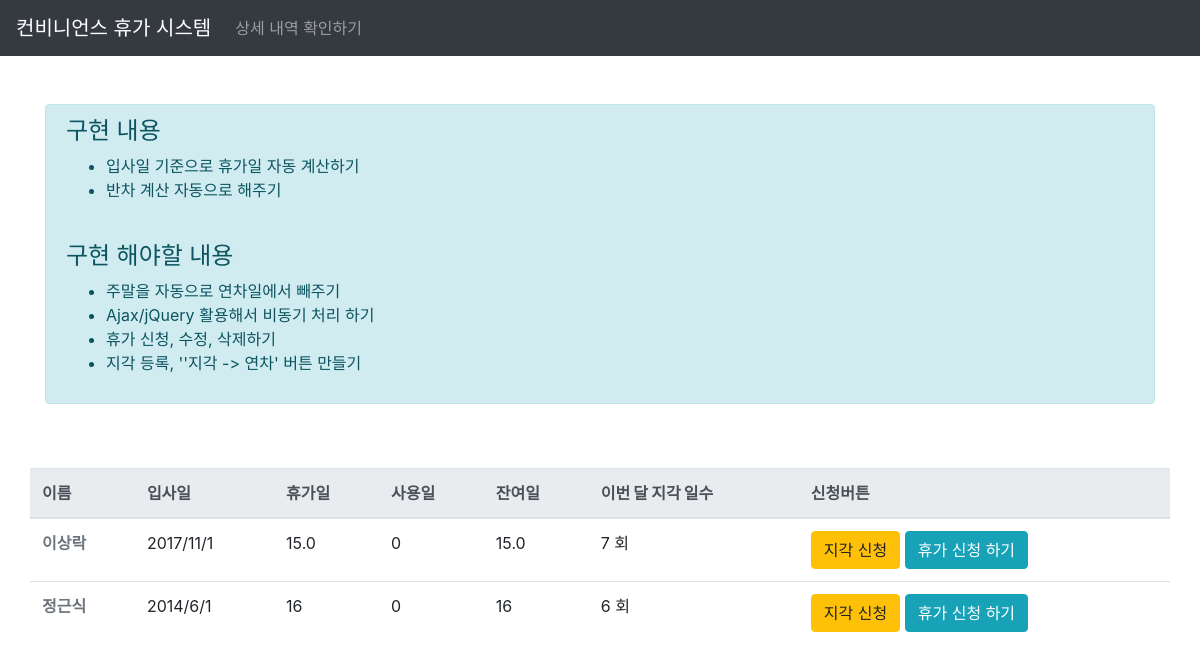
Before: / with the older database file.
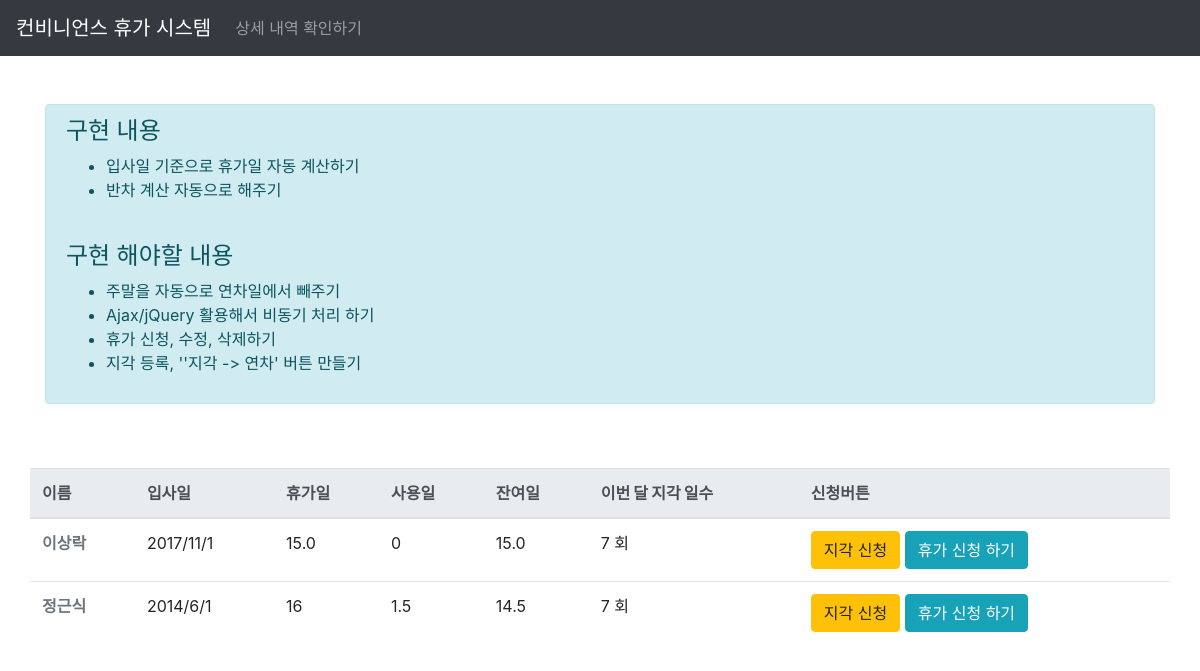
After: the same page with the newer database file.
### leave/models.py (models this page shows, shortened)
class Employee(models.Model):
    name = models.CharField(max_length=10)
    employed_date = models.DateField()
    givenLeave = models.DecimalField(default=15, max_digits=3, decimal_places=1,
    validators = [MinValueValidator(0.0), MaxValueValidator(50)])
    usedLeave = models.DecimalField(default=0, max_digits=3, decimal_places=1,
    validators = [MinValueValidator(0.0), MaxValueValidator(50)])
    leftLeave = models.DecimalField(default=0, max_digits=3, decimal_places=1,
    validators = [MinValueValidator(0.0)])
    late = models.IntegerField(default=0)
    created_at = models.DateTimeField(auto_now_add=True)
    updated_at = models.DateTimeField(auto_now=True)

### leave/views.py (the view)
# urls.py: url(r'^$', views.index, name = 'home'),
def index(request):
    today = datetime.date.today()
    employees = Employee.objects.all()
    for employee in employees:
        gap = today - employee.employed_date
        if gap.days // 365 >= 3:
             employee.givenLeave = 15 + ((gap.days // 365 - 3) // 2 + 1)
        pk = employee.id
        leaves = Leave.objects.filter(employee_id=pk)
        sum = 0
        for leave in leaves:
            sum += leave.leaveLen
        employee.usedLeave = sum
        employee.leftLeave = employee.givenLeave - employee.usedLeave
        employee.save()
    context = {
    'employees':employees,
    }
    return render(request, "leave/index.html", context)

### leave/templates/leave/index.html (shortened to what this page needs)
{% extends "leave/layout.html" %}
{% block content %}
<div class="container">
  <div class="row">
    <div class="col-sm-12 mb-5">
      <div class="alert alert-info">
        <h4>구현 내용</h4>
        <ul>
          <li>입사일 기준으로 휴가일 자동 계산하기</li>
          <li>반차 계산 자동으로 해주기</li>
        </ul>
        <br>
        <h4>구현 해야할 내용</h4>
        <ul>
          <li>주말을 자동으로 연차일에서 빼주기</li>
          <li>Ajax/jQuery 활용해서 비동기 처리 하기</li>
          <li>휴가 신청, 수정, 삭제하기</li>
          <li>지각 등록, ''지각 -> 연차' 버튼 만들기 </li>
        </ul>
      </div>
    </div>
  </div>
  <div class="row">
    <div class="table-responsive">
      <table class="table">
        <thead class="thead-light">
          <tr>
            <th><B>이름</B></th>
            <th><B>입사일</B></th>
            <th><B>휴가일</B></th>
            <th><B>사용일</B></th>
            <th><B>잔여일</B></th>
            <th><B>이번 달 지각 일수</B></th>
            <th><B>신청버튼</B></th>
          </tr>
        </thead>
        <tbody>
          {% for employee in employees %}
          <tr>
            <td> <a class="font-weight-bold text-muted" href= "detail/?q={{ employee.name }}"> {{ employee.name }}</a></td>
            <td> {{ employee.employed_date.year}}/{{employee.employed_date.month}}/{{employee.employed_date.day}}</td>
            <td> {{ employee.givenLeave }} </td>
            <td> {{ employee.usedLeave }}</td>
            <td> {{ employee.leftLeave }}</td>
            <td> {{ employee.late }} 회</td>
            <td>
              <a class="btn btn-warning" href = "{% url "leave:late_cal" employee.id %}" role="button">지각
                신청</a>
                <a class="btn btn-info" href = "{% url "leave:regist" employee.id %}" role="button">휴가
                  신청 하기</a>
                </td>
          </tr>
          {% endfor %}
          </table>
        </div>
      </div>
    </div>
    {% endblock %}

### leave/templates/leave/layout.html (shortened to what this page needs)
{% load staticfiles %}
<!DOCTYPE html>
<html lang="en">
<head>
  <link rel="stylesheet" href="https://maxcdn.bootstrapcdn.com/bootstrap/4.0.0/css/bootstrap.min.css">
  <link rel="stylesheet" href="//code.jquery.com/ui/1.12.1/themes/base/jquery-ui.css">
</head>
<body>
  <nav class="navbar navbar-expand-lg navbar-dark bg-dark mb-5">
    <a class="navbar-brand" href="{% url 'leave:home'%}">컨비니언스 휴가 시스템</a>
    <div class="collapse navbar-collapse" id="navbarNavAltMarkup">
      <div class="navbar-nav">
        <a class="nav-item nav-link" href="{% url 'leave:detail' %}">상세 내역 확인하기</a>
      </div>
    </div>
  </nav>
  {% block content %}{% endblock %}
</body>
</html>

Changed rows visible on the page:
changed Employee "정근식": usedLeave "0" → "1.5"; leftLeave "16" → "14.5"; late "6" → "7"
